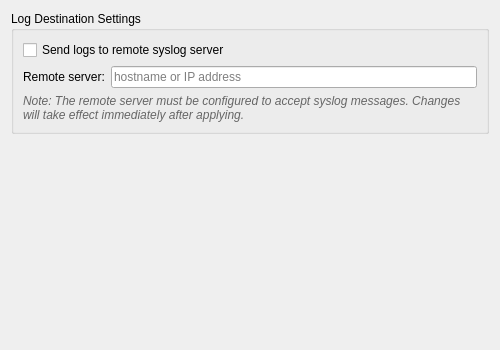
<?xml version="1.0" encoding="UTF-8"?>
<ui version="4.0">
 <class>LogDestinationEditPage</class>
 <widget class="QWidget" name="LogDestinationEditPage">
  <property name="geometry">
   <rect>
    <x>0</x>
    <y>0</y>
    <width>500</width>
    <height>350</height>
   </rect>
  </property>
  <layout class="QVBoxLayout" name="verticalLayout">
   <item>
    <widget class="QGroupBox" name="groupBox">
     <property name="title">
      <string>Log Destination Settings</string>
     </property>
     <layout class="QVBoxLayout" name="verticalLayout_2">
      <item>
       <widget class="QCheckBox" name="checkBoxRemote">
        <property name="text">
         <string>Send logs to remote syslog server</string>
        </property>
       </widget>
      </item>
      <item>
       <layout class="QFormLayout" name="formLayout">
        <item row="0" column="0">
         <widget class="QLabel" name="labelServer">
          <property name="text">
           <string>Remote server:</string>
          </property>
         </widget>
        </item>
        <item row="0" column="1">
         <widget class="QLineEdit" name="lineEditServer">
          <property name="placeholderText">
           <string>hostname or IP address</string>
          </property>
         </widget>
        </item>
       </layout>
      </item>
      <item>
       <widget class="QLabel" name="labelNote">
        <property name="text">
         <string>Note: The remote server must be configured to accept syslog messages. Changes will take effect immediately after applying.</string>
        </property>
        <property name="wordWrap">
         <bool>true</bool>
        </property>
        <property name="styleSheet">
         <string notr="true">QLabel { color: #666; font-style: italic; }</string>
        </property>
       </widget>
      </item>
     </layout>
    </widget>
   </item>
   <item>
    <spacer name="verticalSpacer">
     <property name="orientation">
      <enum>Qt::Vertical</enum>
     </property>
     <property name="sizeHint" stdset="0">
      <size>
       <width>20</width>
       <height>40</height>
      </size>
     </property>
    </spacer>
   </item>
  </layout>
 </widget>
 <resources/>
 <connections/>
</ui>
